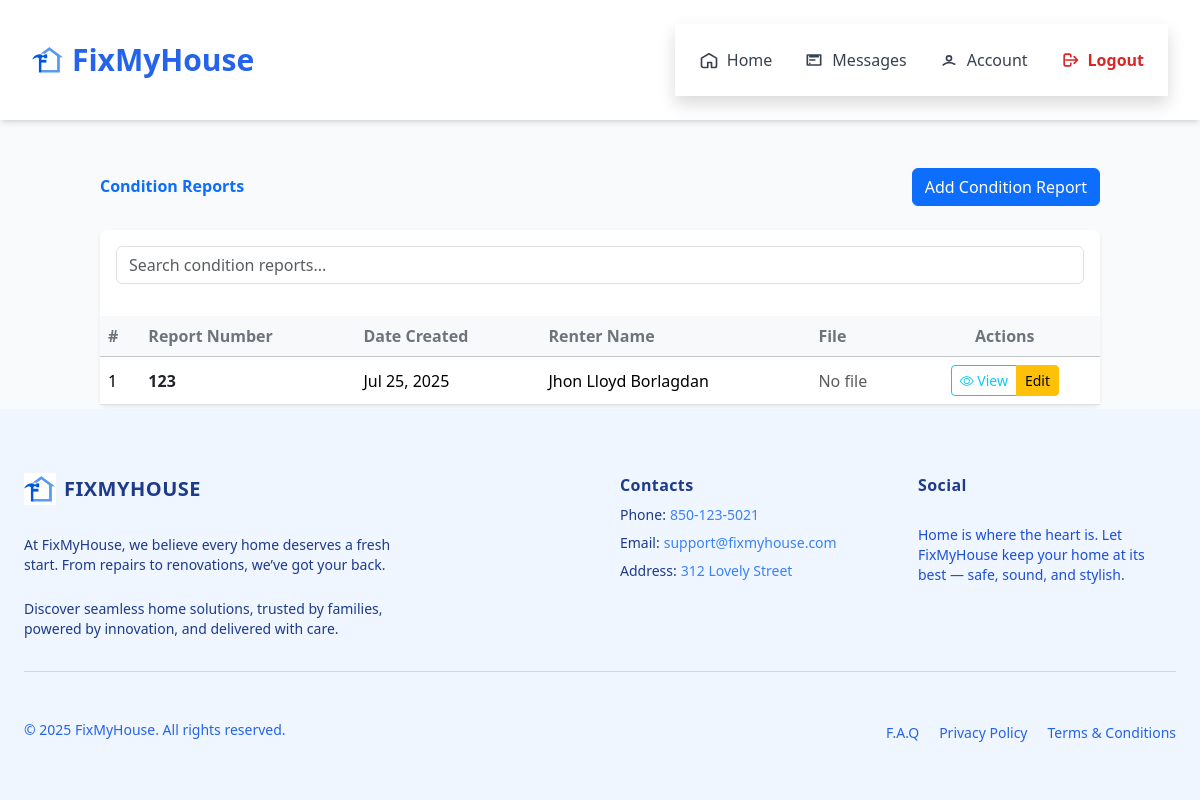
Page /reports/ (signed in) on the earlier database version.
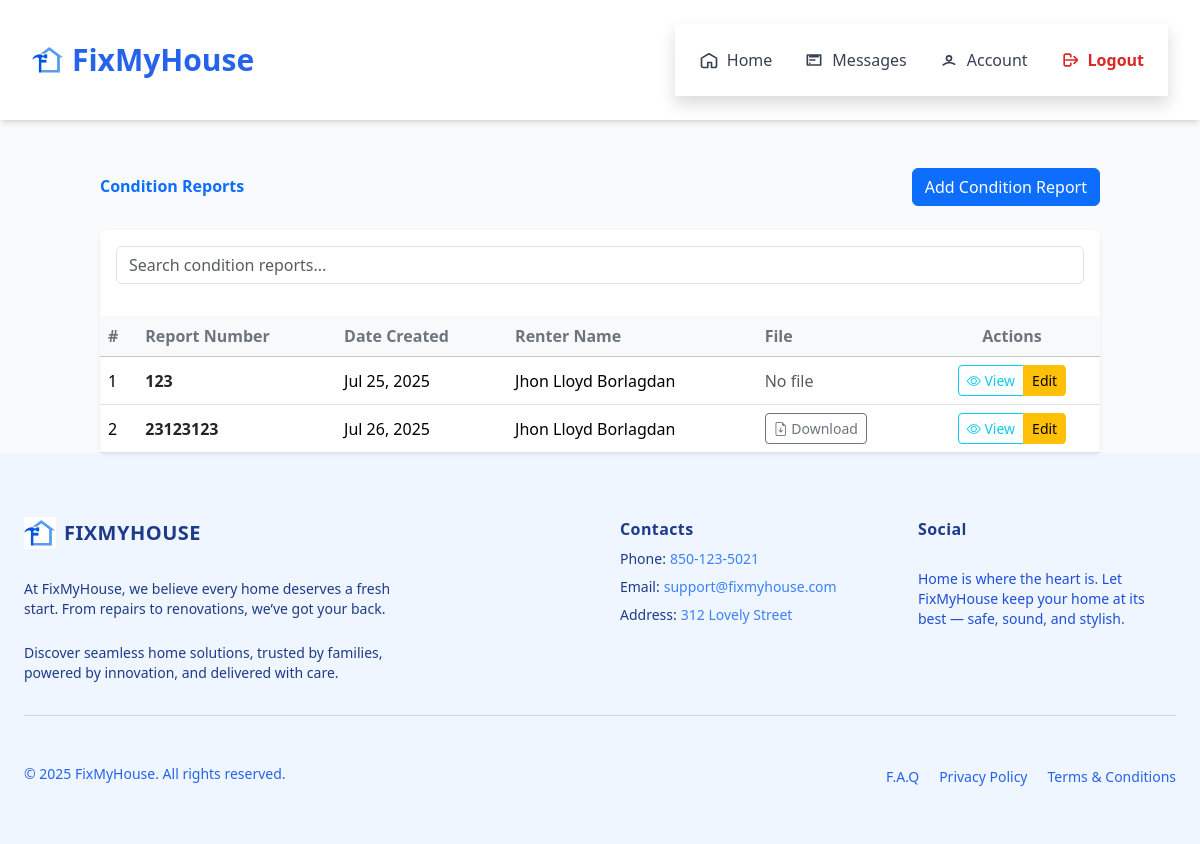
Same page on the later database version.
### renter/models/condition.py (models this page shows, shortened)
class MainConditionReport(models.Model):
    report_number = models.CharField(max_length=100, unique=True)  # e.g. CR-0001
    date_created = models.DateField(auto_now_add=True)
    renter = models.ForeignKey(Renter, on_delete=models.CASCADE)
    uploaded_file = models.FileField(upload_to='condition_reports/', null=True, blank=True)

### renter/models/renter.py (models this page shows, shortened)
class Renter(models.Model):
    user = models.OneToOneField(User, on_delete=models.CASCADE,null=True)
    name = models.CharField(max_length=255)
    email = models.EmailField(unique=True)
    phone = models.CharField(max_length=20)
    password = models.CharField(max_length=128)  # store hashed password (later)
    gender = models.CharField(max_length=10, blank=True, null=True)
    date_of_birth = models.DateField(blank=True, null=True)
    company_name = models.CharField(max_length=255, blank=True, null=True)
    contact_person = models.CharField(max_length=255, blank=True, null=True)
    contact_person_email = models.EmailField(blank=True, null=True)
    contact_phone = models.CharField(max_length=20, blank=True, null=True)
    state = models.CharField(max_length=100, blank=True, null=True)
    city = models.CharField(max_length=100, blank=True, null=True)
    zip_code = models.CharField(max_length=20, blank=True, null=True)
    company_address_line1 = models.CharField(max_length=255, blank=True, null=True)
    company_address_line2 = models.CharField(max_length=255, blank=True, null=True)
    company_postal_code = models.CharField(max_length=20, blank=True, null=True)
    upload_option = models.CharField(max_length=50, blank=True, null=True)  # 'manual' or 'report'
    property_image = models.ImageField(upload_to='property_images/', blank=True, null=True)
    floor_count = models.PositiveIntegerField(blank=True, null=True)
    room_count = models.PositiveIntegerField(blank=True, null=True)
    rooms = models.JSONField(blank=True, null=True)  # example: [{"type": "Bedroom"}, {"type": "Kitchen"}]
    address_line1 = models.CharField(max_length=255, blank=True, null=True)
    address_line2 = models.CharField(max_length=255, blank=True, null=True)
    house_state = models.CharField(max_length=100, blank=True, null=True)
    house_city = models.CharField(max_length=100, blank=True, null=True)
    house_zip = models.CharField(max_length=20, blank=True, null=True)

### renter/renter_actions.py (the view)
# urls.py: path('reports/', renter_actions.condition_report_list, name='condition_report_list'),
@login_required
def condition_report_list(request):
    reports = MainConditionReport.objects.select_related('renter__user').prefetch_related(
        'report_rooms__room__area_conditions'
    )
    return render(request, 'renter/home/condition_reports/condition_report_list.html', {
        'reports': reports
    })

### renter/templates/renter/home/condition_reports/condition_report_list.html (shortened to what this page needs)
{% block content %}
<!DOCTYPE html>
<html>
<head>
     <link href="https://cdn.jsdelivr.net/npm/bootstrap@5.3.3/dist/css/bootstrap.min.css" rel="stylesheet">
    <link href="https://cdn.jsdelivr.net/npm/bootstrap-icons@1.10.5/font/bootstrap-icons.css" rel="stylesheet">
  {% include 'renter/home/navbar.html' %}
</head>
<div class="container mt-5">
    <div class="d-flex justify-content-between align-items-center mb-4">
        <h2 class="fw-bold text-primary">Condition Reports</h2>
        <button type="button" class="btn btn-primary" data-bs-toggle="modal" data-bs-target="#addConditionReportModal">
          Add Condition Report
        </button>
    </div>
    <div class="card shadow-sm border-0">
        <div class="card-body p-0">
            <div class="p-3">
              <input type="text" id="searchInput" class="form-control" placeholder="Search condition reports...">
            </div>
            <table class="table table-hover align-middle mb-0">
                <thead class="table-light">
                    <tr>
                        <th class="text-secondary">#</th>
                        <th class="text-secondary">Report Number</th>
                        <th class="text-secondary">Date Created</th>
                        <th class="text-secondary">Renter Name</th>
                        <th class="text-secondary">File</th>
                        <th class="text-secondary text-center">Actions</th>
                    </tr>
                </thead>
                <tbody>
                    {% for report in reports %}
                    <tr>
                        <td>{{ forloop.counter }}</td>
                        <td class="fw-semibold text-dark">{{ report.report_number }}</td>
                        <td>{{ report.date_created|date:"M d, Y" }}</td>
                        <td>{{ report.renter.user.get_full_name }}</td>
                        <td>
                          {% if report.uploaded_file %}
                            <a href="{{ report.uploaded_file.url }}" target="_blank" class="btn btn-sm btn-outline-secondary">
                              <i class="bi bi-file-earmark-arrow-down"></i> Download
                            </a>
                          {% else %}
                            <span class="text-muted">No file</span>
                          {% endif %}
                        </td>
                        <td class="text-center">
                            <div class="btn-group" role="group">
                               <a href="#" class="btn btn-sm btn-outline-info" data-bs-toggle="modal"
                                   data-bs-target="#viewReportModal_{{ report.id }}">
                                  <i class="bi bi-eye"></i> View
                                </a>
                               <button class="btn btn-sm btn-warning" data-bs-toggle="modal" data-bs-target="#editReportModal{{ report.id }}">
                                   Edit
                                </button>
                            </div>
                        </td>
                    </tr>
                    {% empty %}
                    <tr>
                        <td colspan="5" class="text-center text-muted py-4">
                            <i class="bi bi-info-circle me-1"></i> No condition reports found.
                        </td>
                    </tr>
                    {% endfor %}
                </tbody>
            </table>
        </div>
    </div>
</div>
<div class="mt-auto">
        {% include 'renter/home/footer.html' %}
    </div>

Differences in the rows shown:
added MainConditionReport: report_number "23123123", date_created "Jul 26, 2025", renter.user.get_full_name "Jhon Lloyd Borlagdan"
